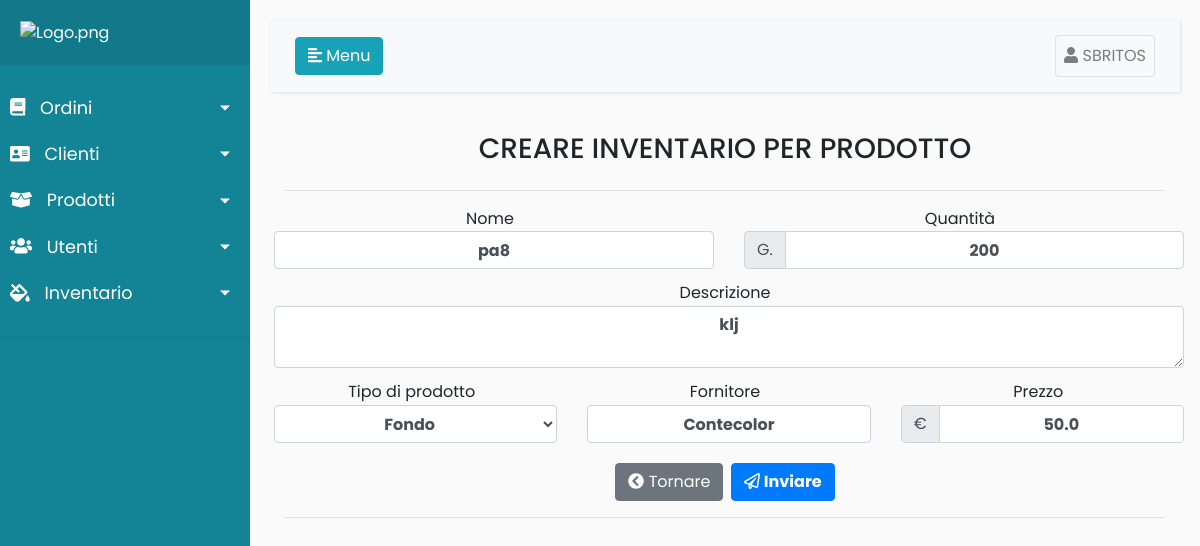
Before: /Stock/update/1 (signed in) with the older database file.
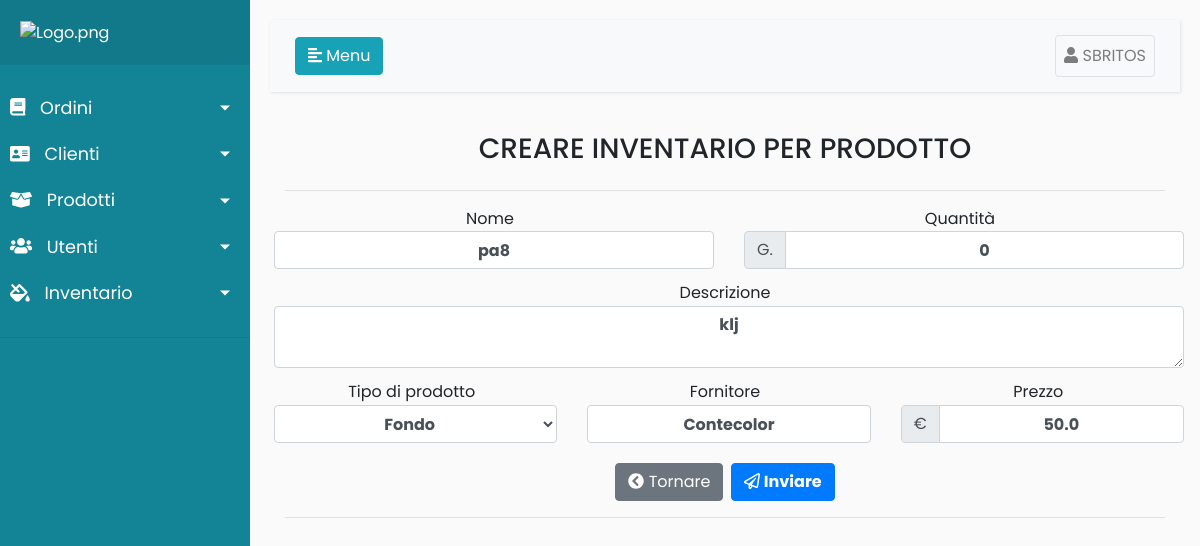
After: the same page with the newer database file.
### Stock/models.py (models this page shows, shortened)
class Stock(models.Model):
    TIPO_PRODUCTO = (
        ('Fondo','Fondo'),
        ('Finitura','Finitura'),
        ('Pre_tratamiento','Pre_tratamiento'),
    )
    nombre = models.CharField(max_length=100,null=False,blank=False)
    descripcion = models.TextField(blank=True,null=True)
    cantidad = models.PositiveIntegerField(blank=False,null=False)
    tipo_de_producto = models.CharField(choices=TIPO_PRODUCTO,max_length=15,blank=True,null=True)
    proveedor = models.CharField(max_length=50,null=False,blank=False)
    precio = models.FloatField(null=True,blank=True)

### Stock/views.py (the view, shortened to what this page needs)
# urls.py: path('Stock/update/<int:pk>', login_required(UpdateStock.as_view()), name='updateStock'),
class UpdateStock(UpdateView):
    form_class = StockForm
    model = Stock
    template_name = "stock/updateStock.html"

### Stock/forms.py
class StockForm(forms.ModelForm):
    class Meta:
        model = Stock
        fields = '__all__'

### Stock/templates/stock/updateStock.html (shortened to what this page needs)
{%extends 'register/index.html'%}
{%load static%}
{% load widget_tweaks %}
{%block head%}
<link rel="stylesheet" href="//code.jquery.com/ui/1.12.1/themes/base/jquery-ui.css">
{%endblock%}
{%block content%}
{%if perms.Register.Administrador or perms.Register.Encargado or perms.Register.Stock%}
<div class="container">
    <div class="d-flex justify-content-center">
        <h3>CREARE INVENTARIO PER PRODOTTO</h3>
    </div>
    <hr>
</div>
<form id="formulario" method="POST">
    <div class="row">
        <div class="col">
            <div class="d-flex justify-content-center">
                <label for="nombre" style="margin-bottom:-.2rem">Nome</label>
            </div>
            {{form.nombre|attr:"placeholder:Nome"|add_class:"font-weight-bold rounded-pill m-1 form-control text-center"}}
        </div>
        <div class="col">
            <div class="d-flex justify-content-center">
                <label for="cantidad" style="margin-bottom:-.2rem">Quantità</label>
            </div>
            <div class="input-group m-1">
                <div class="input-group-prepend">
                    <span class="input-group-text form-control" id="jamaica">G.</span>
                </div>
                {{form.cantidad|attr:"aria-describedby:jamaica"|attr:"placeholder:Quantità in g."|add_class:"form-control font-weight-bold rounded-pill text-center"}}
            </div>
        </div>
    </div>
    <div class="d-flex justify-content-center">
        <label for="descripcion" class="mt-2" style="margin-bottom:-.2rem">Descrizione</label>
    </div>
    {{form.descripcion|attr:"rows:2"|attr:"placeholder:Descrizione"|add_class:"font-weight-bold rounded-pill m-1 form-control text-center"}}
    <div class="row">
        <div class="col">
            <div class="d-flex justify-content-center">
                <label class="mt-2" for="tipo_de_producto" style="margin-bottom:-.2rem">Tipo di prodotto</label>
            </div>
            {{form.tipo_de_producto|add_class:"font-weight-bold rounded-pill m-1 form-control text-center"}}
       </div>
        <div class="col">
            <div class="d-flex justify-content-center">
                <label class="mt-2" for="proveedor" style="margin-bottom:-.2rem">Fornitore</label>
            </div>
            {{form.proveedor|attr:"placeholder:Fornitore"|add_class:"font-weight-bold rounded-pill m-1 form-control text-center"}}
        </div>
        <div class="col">
            <div class="d-flex justify-content-center">
                <label class="mt-2" for="precio" style="margin-bottom:-.2rem">Prezzo</label>
            </div>
            <div class="input-group m-1">
                <div class="input-group-prepend">
                    <span class="input-group-text form-control" id="china">€</span>
                </div>
                {{form.precio|attr:"placeholder:Prezzo"|attr:"aria-describedby:jamaica"|add_class:"font-weight-bold rounded-pill form-control text-center"}}
            </div>
        </div>
    </div>
    <div class="container">
        <div class="d-flex justify-content-center mt-3">
            <a href="javascript:history.back(-1);" type="submit" class="btn btn-secondary" id="jamaica8"><i id="japon" class="fas fa-chevron-circle-left"></i> Tornare</a>
            <button type="submit" class="btn btn-primary ml-2" id="jamaica2"><strong><i id="japon2" class="far fa-paper-plane"></i> Inviare</strong></button>
        </div>
        <hr>
    </div>
    {%endif%}
    {%endblock%}

Changed rows visible on the page:
changed Stock "pa8": cantidad "200" → "0"
